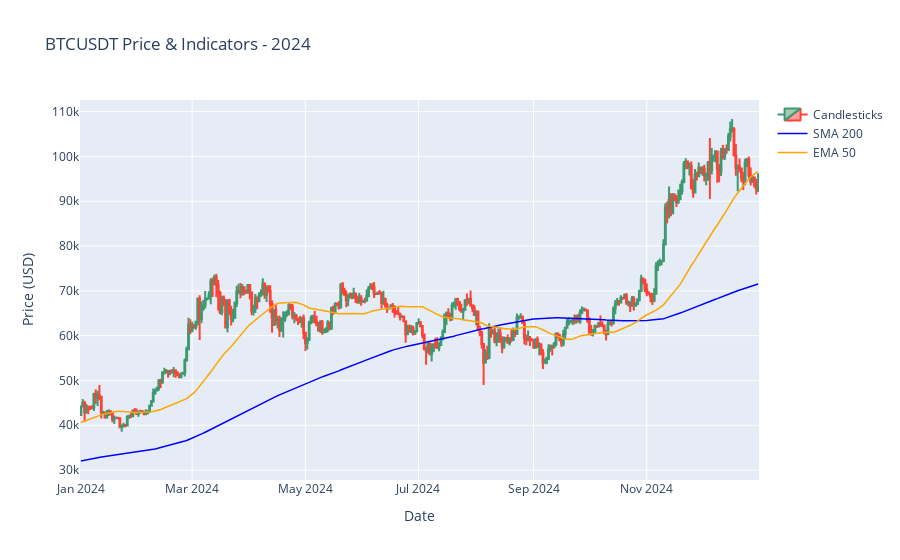
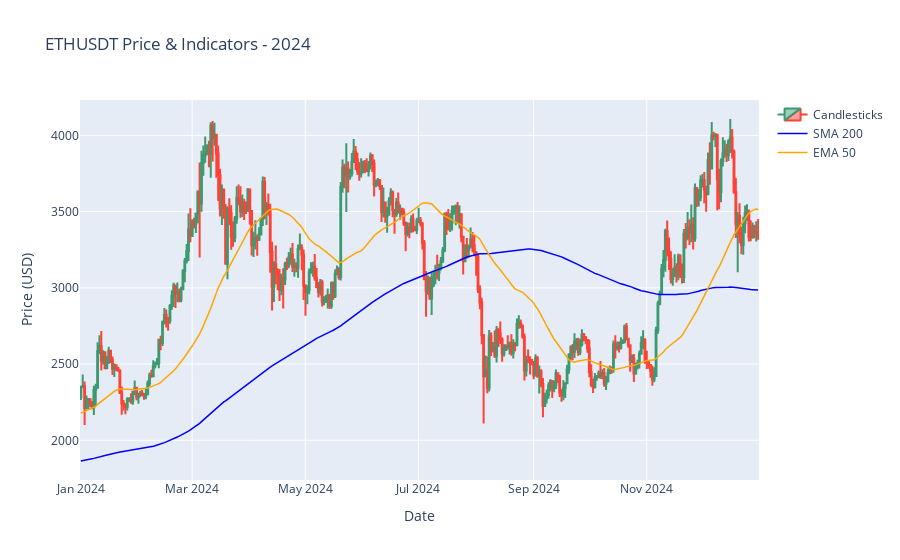
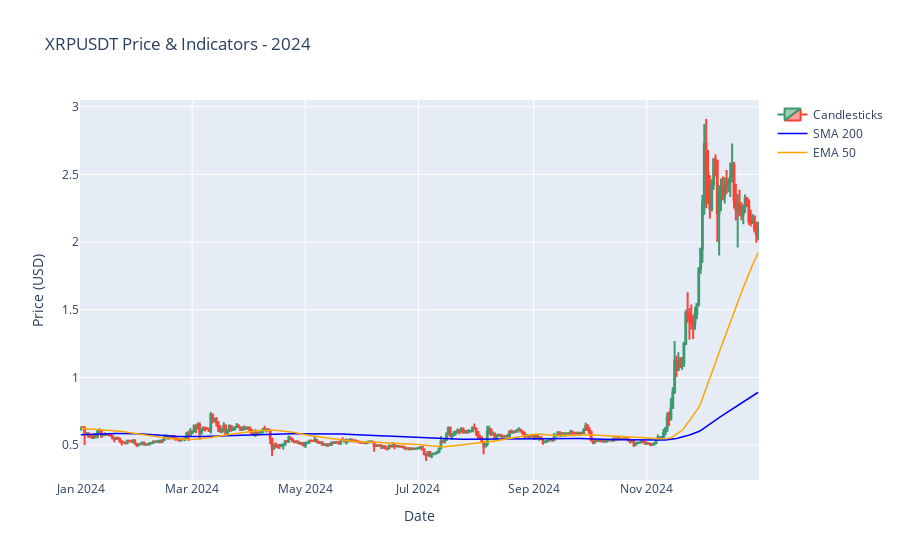
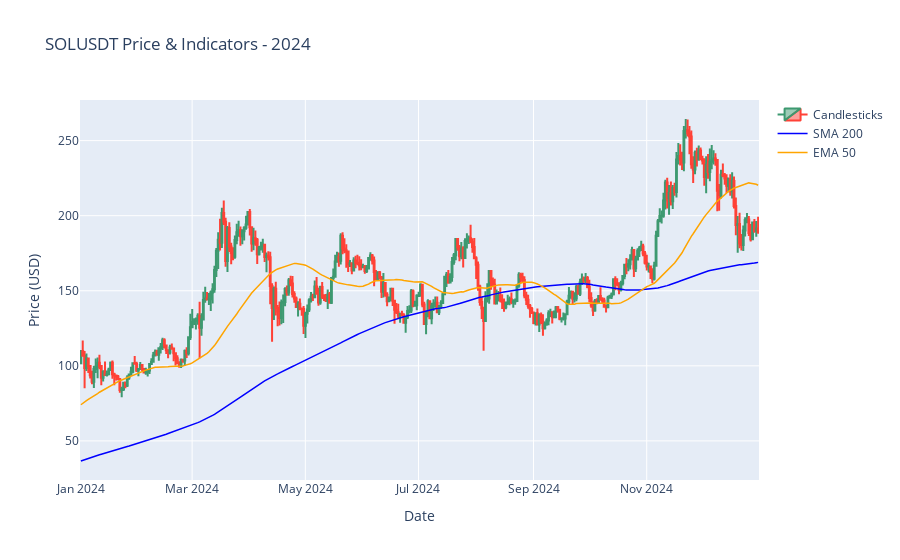

The cell these charts' notebook holds for them, in order:
### Code cell
# Import necessary libraries
import pandas as pd
import plotly.graph_objects as go

# List of cryptocurrencies
cryptos = [
    "BTCUSDT", "ETHUSDT", "XRPUSDT", "SOLUSDT",
    "DOGEUSDT", "ADAUSDT", "SHIBUSDT", "DOTUSDT",
    "AAVEUSDT", "XLMUSDT"
]

# Year to visualize
visualization_year = 2024

# Iterate over each cryptocurrency
for symbol in cryptos:
    # Load Silver Layer
    silver_path = f"/datos/gittba/gittba04/{symbol}_Silver/year={visualization_year}"
    df_silver = spark.read.parquet(silver_path).select("date", "open", "high", "low", "close", "volume")

    # Load Gold Layer 
    gold_path = f"/datos/gittba/gittba04/{symbol}_Gold/year={visualization_year}"
    df_gold = spark.read.parquet(gold_path).select("date", "SMA200", "EMA50")

    # Merge both dataframes on 'date'
    df_merged = df_silver.join(df_gold, "date", "inner")

    # Convert to Pandas
    df_pd = df_merged.orderBy("date").toPandas()
    df_pd["date"] = pd.to_datetime(df_pd["date"])
    df_pd.set_index("date", inplace = True)

    # Ensure all values are numeric
    df_pd[["open", "high", "low", "close", "SMA200", "EMA50"]] = df_pd[
        ["open", "high", "low", "close", "SMA200", "EMA50"]
    ].apply(pd.to_numeric, errors="coerce")

    # Create figure
    fig = go.Figure()

    # Add Candlestick trace
    fig.add_trace(go.Candlestick(
        x=df_pd.index, open=df_pd["open"], high=df_pd["high"],
        low=df_pd["low"], close=df_pd["close"],
        name = "Candlesticks"))

    # Add SMA200 trace
    fig.add_trace(go.Scatter(
        x=df_pd.index, y=df_pd["SMA200"], mode="lines",
        name = "SMA 200", line=dict(color = "blue", width=1.5)))

    # Add EMA50 trace
    fig.add_trace(go.Scatter(
        x=df_pd.index, y=df_pd["EMA50"], mode="lines",
        name = "EMA 50", line=dict(color = "orange", width=1.5)))

    # Layout adjustments
    fig.update_layout(
        title=f"{symbol} Price & Indicators - {visualization_year}",
        xaxis_title = "Date", yaxis_title = "Price (USD)",
        xaxis_rangeslider_visible = False,
        hovermode = "x unified"
    )

    # Show interactive plot
    fig.show()

### Figure 1 — Plotly figure (JSON) as saved in the notebook; plotly's stock layout.template omitted (floating-point values rounded to 4 significant figures; data arrays with more than 128 entries replaced by an {"elided": "..."} marker saying what was removed)
{"data": [{"close": {"elided": "366 float values"}, "high": {"elided": "366 float values"}, "low": {"elided": "366 float values"}, "name": "Candlesticks", "open": {"elided": "366 float values"}, "type": "candlestick", "x": {"elided": "366 str values"}}, {"line": {"color": "blue", "width": 1.5}, "mode": "lines", "name": "SMA 200", "type": "scatter", "x": {"elided": "366 str values"}, "y": {"elided": "366 float values"}}, {"line": {"color": "orange", "width": 1.5}, "mode": "lines", "name": "EMA 50", "type": "scatter", "x": {"elided": "366 str values"}, "y": {"elided": "366 float values"}}], "layout": {"hovermode": "x unified", "title": {"text": "BTCUSDT Price & Indicators - 2024"}, "xaxis": {"rangeslider": {"visible": false}, "title": {"text": "Date"}}, "yaxis": {"title": {"text": "Price (USD)"}}}}

### Figure 2 — Plotly figure (JSON) as saved in the notebook; plotly's stock layout.template omitted (floating-point values rounded to 4 significant figures; data arrays with more than 128 entries replaced by an {"elided": "..."} marker saying what was removed)
{"data": [{"close": {"elided": "366 float values"}, "high": {"elided": "366 float values"}, "low": {"elided": "366 float values"}, "name": "Candlesticks", "open": {"elided": "366 float values"}, "type": "candlestick", "x": {"elided": "366 str values"}}, {"line": {"color": "blue", "width": 1.5}, "mode": "lines", "name": "SMA 200", "type": "scatter", "x": {"elided": "366 str values"}, "y": {"elided": "366 float values"}}, {"line": {"color": "orange", "width": 1.5}, "mode": "lines", "name": "EMA 50", "type": "scatter", "x": {"elided": "366 str values"}, "y": {"elided": "366 float values"}}], "layout": {"hovermode": "x unified", "title": {"text": "ETHUSDT Price & Indicators - 2024"}, "xaxis": {"rangeslider": {"visible": false}, "title": {"text": "Date"}}, "yaxis": {"title": {"text": "Price (USD)"}}}}

### Figure 3 — Plotly figure (JSON) as saved in the notebook; plotly's stock layout.template omitted (floating-point values rounded to 4 significant figures; data arrays with more than 128 entries replaced by an {"elided": "..."} marker saying what was removed)
{"data": [{"close": {"elided": "366 float values"}, "high": {"elided": "366 float values"}, "low": {"elided": "366 float values"}, "name": "Candlesticks", "open": {"elided": "366 float values"}, "type": "candlestick", "x": {"elided": "366 str values"}}, {"line": {"color": "blue", "width": 1.5}, "mode": "lines", "name": "SMA 200", "type": "scatter", "x": {"elided": "366 str values"}, "y": {"elided": "366 float values"}}, {"line": {"color": "orange", "width": 1.5}, "mode": "lines", "name": "EMA 50", "type": "scatter", "x": {"elided": "366 str values"}, "y": {"elided": "366 float values"}}], "layout": {"hovermode": "x unified", "title": {"text": "XRPUSDT Price & Indicators - 2024"}, "xaxis": {"rangeslider": {"visible": false}, "title": {"text": "Date"}}, "yaxis": {"title": {"text": "Price (USD)"}}}}

### Figure 4 — Plotly figure (JSON) as saved in the notebook; plotly's stock layout.template omitted (floating-point values rounded to 4 significant figures; data arrays with more than 128 entries replaced by an {"elided": "..."} marker saying what was removed)
{"data": [{"close": {"elided": "366 float values"}, "high": {"elided": "366 float values"}, "low": {"elided": "366 float values"}, "name": "Candlesticks", "open": {"elided": "366 float values"}, "type": "candlestick", "x": {"elided": "366 str values"}}, {"line": {"color": "blue", "width": 1.5}, "mode": "lines", "name": "SMA 200", "type": "scatter", "x": {"elided": "366 str values"}, "y": {"elided": "366 float values"}}, {"line": {"color": "orange", "width": 1.5}, "mode": "lines", "name": "EMA 50", "type": "scatter", "x": {"elided": "366 str values"}, "y": {"elided": "366 float values"}}], "layout": {"hovermode": "x unified", "title": {"text": "SOLUSDT Price & Indicators - 2024"}, "xaxis": {"rangeslider": {"visible": false}, "title": {"text": "Date"}}, "yaxis": {"title": {"text": "Price (USD)"}}}}
